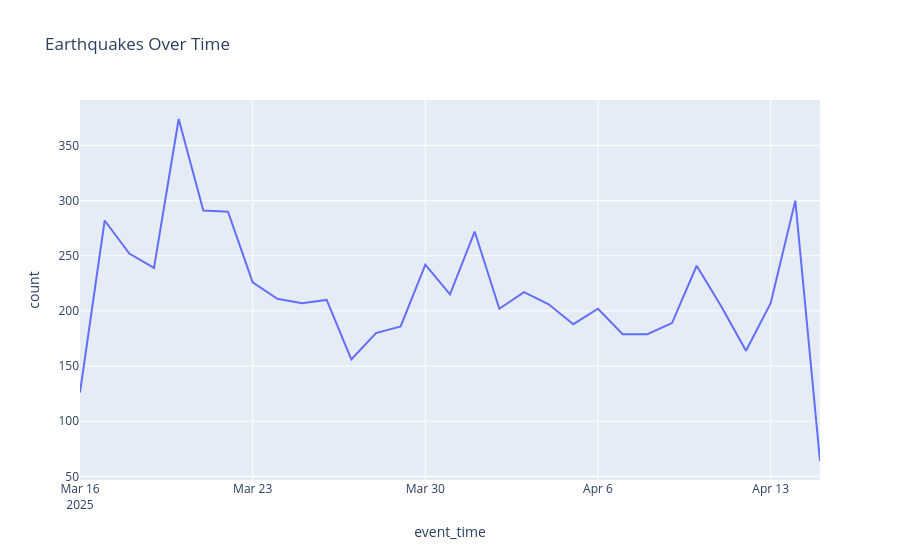

Notebook code for this chart:
### Code cell
time_data = (
    df.groupby(
        df["event_time"].dt.date
    )
    .size()
    .reset_index(name="count")
)

fig = px.line(
    time_data,
    x="event_time",
    y="count",
    title="Earthquakes Over Time"
)

fig.show()

### Figure 1 — Plotly figure (JSON) as saved in the notebook; plotly's stock layout.template omitted (floating-point values rounded to 4 significant figures)
{"data": [{"hovertemplate": "event_time=%{x}<br>count=%{y}<extra></extra>", "legendgroup": "", "line": {"color": "#636efa", "dash": "solid"}, "marker": {"symbol": "circle"}, "mode": "lines", "name": "", "orientation": "v", "showlegend": false, "type": "scatter", "x": ["2025-03-16", "2025-03-17", "2025-03-18", "2025-03-19", "2025-03-20", "2025-03-21", "2025-03-22", "2025-03-23", "2025-03-24", "2025-03-25", "2025-03-26", "2025-03-27", "2025-03-28", "2025-03-29", "2025-03-30", "2025-03-31", "2025-04-01", "2025-04-02", "2025-04-03", "2025-04-04", "2025-04-05", "2025-04-06", "2025-04-07", "2025-04-08", "2025-04-09", "2025-04-10", "2025-04-11", "2025-04-12", "2025-04-13", "2025-04-14", "2025-04-15"], "xaxis": "x", "y": [126, 282, 252, 239, 374, 291, 290, 226, 211, 207, 210, 156, 180, 186, 242, 215, 272, 202, 217, 206, 188, 202, 179, 179, 189, 241, 204, 164, 207, 300, 64], "yaxis": "y"}], "layout": {"legend": {"tracegroupgap": 0}, "title": {"text": "Earthquakes Over Time"}, "xaxis": {"anchor": "y", "domain": [0, 1], "title": {"text": "event_time"}}, "yaxis": {"anchor": "x", "domain": [0, 1], "title": {"text": "count"}}}}
